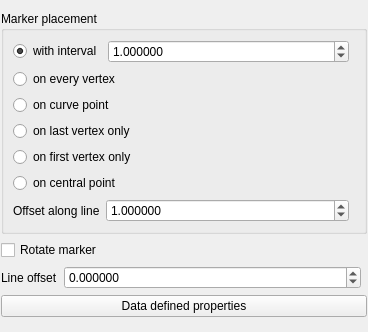
<?xml version="1.0" encoding="UTF-8"?>
<ui version="4.0">
 <class>WidgetMarkerLine</class>
 <widget class="QWidget" name="WidgetMarkerLine">
  <property name="geometry">
   <rect>
    <x>0</x>
    <y>0</y>
    <width>368</width>
    <height>332</height>
   </rect>
  </property>
  <property name="windowTitle">
   <string>Form</string>
  </property>
  <layout class="QFormLayout" name="formLayout">
   <property name="fieldGrowthPolicy">
    <enum>QFormLayout::AllNonFixedFieldsGrow</enum>
   </property>
   <property name="labelAlignment">
    <set>Qt::AlignLeading|Qt::AlignLeft|Qt::AlignTop</set>
   </property>
   <property name="leftMargin">
    <number>1</number>
   </property>
   <property name="rightMargin">
    <number>1</number>
   </property>
   <property name="bottomMargin">
    <number>1</number>
   </property>
   <item row="0" column="0" colspan="2">
    <widget class="QGroupBox" name="groupBox">
     <property name="title">
      <string>Marker placement</string>
     </property>
     <layout class="QGridLayout" name="gridLayout">
      <item row="6" column="0">
       <layout class="QHBoxLayout" name="horizontalLayout">
        <item>
         <widget class="QLabel" name="label">
          <property name="text">
           <string>Offset along line</string>
          </property>
         </widget>
        </item>
        <item>
         <widget class="QDoubleSpinBox" name="mSpinOffsetAlongLine">
          <property name="sizePolicy">
           <sizepolicy hsizetype="Minimum" vsizetype="Fixed">
            <horstretch>1</horstretch>
            <verstretch>0</verstretch>
           </sizepolicy>
          </property>
          <property name="decimals">
           <number>6</number>
          </property>
          <property name="maximum">
           <double>10000000.000000000000000</double>
          </property>
          <property name="singleStep">
           <double>0.200000000000000</double>
          </property>
          <property name="value">
           <double>1.000000000000000</double>
          </property>
         </widget>
        </item>
        <item>
         <widget class="QgsUnitSelectionWidget" name="mOffsetAlongLineUnitWidget" native="true"/>
        </item>
       </layout>
      </item>
      <item row="5" column="0">
       <widget class="QRadioButton" name="radCentralPoint">
        <property name="text">
         <string>on central point</string>
        </property>
       </widget>
      </item>
      <item row="0" column="0">
       <layout class="QHBoxLayout" name="horizontalLayout_4">
        <item>
         <widget class="QRadioButton" name="radInterval">
          <property name="text">
           <string>with interval</string>
          </property>
          <property name="checked">
           <bool>true</bool>
          </property>
         </widget>
        </item>
        <item>
         <widget class="QDoubleSpinBox" name="spinInterval">
          <property name="sizePolicy">
           <sizepolicy hsizetype="Minimum" vsizetype="Fixed">
            <horstretch>1</horstretch>
            <verstretch>0</verstretch>
           </sizepolicy>
          </property>
          <property name="decimals">
           <number>6</number>
          </property>
          <property name="maximum">
           <double>10000000.000000000000000</double>
          </property>
          <property name="singleStep">
           <double>0.200000000000000</double>
          </property>
          <property name="value">
           <double>1.000000000000000</double>
          </property>
         </widget>
        </item>
        <item>
         <widget class="QgsUnitSelectionWidget" name="mIntervalUnitWidget" native="true"/>
        </item>
       </layout>
      </item>
      <item row="1" column="0">
       <widget class="QRadioButton" name="radVertex">
        <property name="text">
         <string>on every vertex</string>
        </property>
       </widget>
      </item>
      <item row="3" column="0">
       <widget class="QRadioButton" name="radVertexLast">
        <property name="text">
         <string>on last vertex only</string>
        </property>
       </widget>
      </item>
      <item row="4" column="0">
       <widget class="QRadioButton" name="radVertexFirst">
        <property name="text">
         <string>on first vertex only</string>
        </property>
       </widget>
      </item>
      <item row="2" column="0">
       <widget class="QRadioButton" name="radCurvePoint">
        <property name="text">
         <string>on curve point</string>
        </property>
       </widget>
      </item>
     </layout>
    </widget>
   </item>
   <item row="1" column="0" colspan="2">
    <widget class="QCheckBox" name="chkRotateMarker">
     <property name="text">
      <string>Rotate marker</string>
     </property>
    </widget>
   </item>
   <item row="3" column="0">
    <widget class="QLabel" name="label_3">
     <property name="text">
      <string>Line offset</string>
     </property>
    </widget>
   </item>
   <item row="3" column="1">
    <layout class="QHBoxLayout" name="horizontalLayout_3">
     <item>
      <widget class="QDoubleSpinBox" name="spinOffset">
       <property name="sizePolicy">
        <sizepolicy hsizetype="Minimum" vsizetype="Fixed">
         <horstretch>1</horstretch>
         <verstretch>0</verstretch>
        </sizepolicy>
       </property>
       <property name="decimals">
        <number>6</number>
       </property>
       <property name="minimum">
        <double>-100000.000000000000000</double>
       </property>
       <property name="maximum">
        <double>100000.000000000000000</double>
       </property>
       <property name="singleStep">
        <double>0.200000000000000</double>
       </property>
      </widget>
     </item>
     <item>
      <widget class="QgsUnitSelectionWidget" name="mOffsetUnitWidget" native="true"/>
     </item>
    </layout>
   </item>
   <item row="4" column="0" colspan="2">
    <widget class="QPushButton" name="mDataDefinedPropertiesButton">
     <property name="sizePolicy">
      <sizepolicy hsizetype="Minimum" vsizetype="Fixed">
       <horstretch>0</horstretch>
       <verstretch>0</verstretch>
      </sizepolicy>
     </property>
     <property name="text">
      <string>Data defined properties</string>
     </property>
    </widget>
   </item>
   <item row="5" column="0">
    <spacer name="verticalSpacer">
     <property name="orientation">
      <enum>Qt::Vertical</enum>
     </property>
     <property name="sizeHint" stdset="0">
      <size>
       <width>20</width>
       <height>40</height>
      </size>
     </property>
    </spacer>
   </item>
  </layout>
 </widget>
 <customwidgets>
  <customwidget>
   <class>QgsUnitSelectionWidget</class>
   <extends>QWidget</extends>
   <header>qgsunitselectionwidget.h</header>
   <container>1</container>
  </customwidget>
 </customwidgets>
 <tabstops>
  <tabstop>radInterval</tabstop>
  <tabstop>spinInterval</tabstop>
  <tabstop>mIntervalUnitWidget</tabstop>
  <tabstop>radVertex</tabstop>
  <tabstop>radVertexLast</tabstop>
  <tabstop>radVertexFirst</tabstop>
  <tabstop>radCentralPoint</tabstop>
  <tabstop>mSpinOffsetAlongLine</tabstop>
  <tabstop>mOffsetAlongLineUnitWidget</tabstop>
  <tabstop>chkRotateMarker</tabstop>
  <tabstop>spinOffset</tabstop>
  <tabstop>mOffsetUnitWidget</tabstop>
  <tabstop>mDataDefinedPropertiesButton</tabstop>
 </tabstops>
 <resources/>
 <connections/>
</ui>
